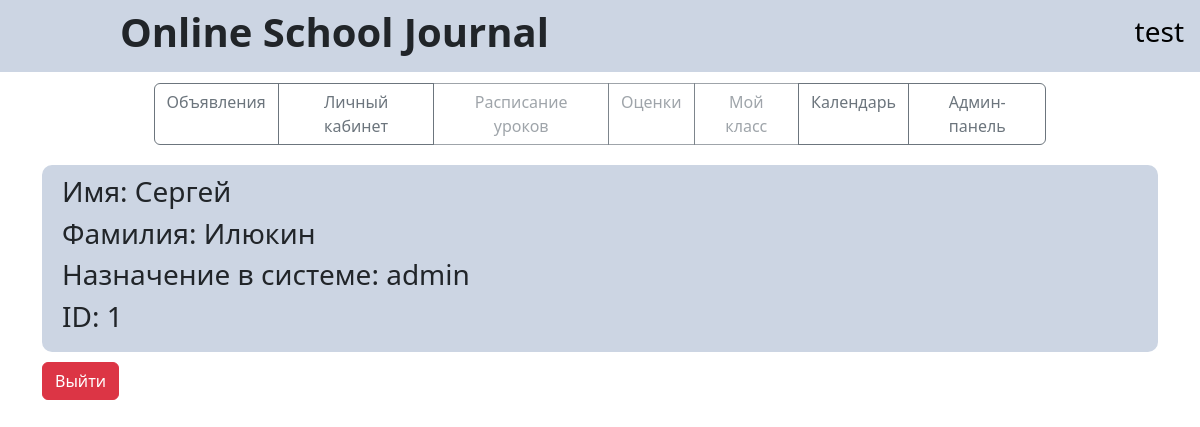
/menu/profile (signed in), run on the app's committed database.
### data/user_forming.py (models this page shows, shortened)
class User(SqlAlchemyBase, UserMixin):
    __tablename__ = 'users'
    id = sqlalchemy.Column(sqlalchemy.Integer,
                           primary_key=True, autoincrement=True)
    role = sqlalchemy.Column(sqlalchemy.String, nullable=True)
    login = sqlalchemy.Column(sqlalchemy.String, nullable=True, unique=True)
    hashed_password = sqlalchemy.Column(sqlalchemy.String, nullable=True)
    surname = sqlalchemy.Column(sqlalchemy.String, nullable=True)
    name = sqlalchemy.Column(sqlalchemy.String, nullable=True)
    age = sqlalchemy.Column(sqlalchemy.Integer, nullable=True)
    address = sqlalchemy.Column(sqlalchemy.String, nullable=True)
    modified_date = sqlalchemy.Column(sqlalchemy.DateTime,
                                      default=datetime.datetime.now)
    class_student = sqlalchemy.Column(sqlalchemy.String, nullable=True)
    marks = orm.relationship("Marks", back_populates='user')

### main.py (the view)
@app.route("/menu/profile", methods=['GET', 'POST'])
@login_required
def menu_profile():
    if current_user.is_authenticated:
        return render_template("menu_profile.html", current_user=current_user)
    return redirect("/login")

### data/db_session.py (called while the page is built)
def create_session() -> Session:
    global __factory
    return __factory()

### main.py (called while the page is built)
@login_manager.user_loader
def load_user(user_id):
    db_sess = db_session.create_session()
    return db_sess.get(User, user_id)

### templates/menu_profile.html (shortened to what this page needs)
{% extends "main.html" %}
{% block content %}
<div style="background-color: #ccd5e3; box-sizing: border-box; border-radius: 10px 10px 10px 10px; margin-top:20px; margin-bottom:10px">
    <div style="margin-left: 10px; padding: 10px 10px 10px 10px; word-wrap: normal">
<h3>Имя: {{ current_user.name }}</h3>
<h3>Фамилия: {{ current_user.surname }}</h3>
        <h3>Назначение в системе: {{ current_user.role }}</h3>
<h3>ID: {{ current_user.id }}</h3>
        </div>
</div>
<a class="btn btn-danger" href="/logout" role="button">Выйти</a>
{% endblock %}

### templates/main.html (shortened to what this page needs)
<!doctype html>
<html lang="ru">
<head>
	<link rel="stylesheet" href="/static/css/style.css">
	<link href="https://cdn.jsdelivr.net/npm/bootstrap@5.3.0/dist/css/bootstrap.min.css" rel="stylesheet"
>
</head>
<body>
	<header>
		<nav class="navbar navbar-light">
			<h1 id="title">Online School Journal</h1>
			 {% if current_user.is_authenticated %}
			 <a class="navbar-brand" href="/menu/profile"><h3>{{ current_user.login }}</h3></a>
			 {% endif %}
		</nav>
	</header>
	<main role="main" class="container">
        <div id="tabs" class="btn-group">
            <a href="/menu/ads" class="btn btn-outline-secondary">Объявления</a>
            <a href="/menu/profile" class="btn btn-outline-secondary">Личный кабинет</a>
            <a href="/menu/timetable" class="btn btn-outline-secondary disabled" aria-disabled="true">Расписание уроков</a>
            <a href="/menu/marks" class="btn btn-outline-secondary disabled" aria-disabled="true">Оценки</a>
            <a href="/menu/class" class="btn btn-outline-secondary disabled" aria-disabled="true">Мой класс</a>
            <a href="/menu/calendar" class="btn btn-outline-secondary">Календарь</a>
            {% if current_user.role == "admin" %}
            <a href="/menu/admin" class="btn btn-outline-secondary">Админ-панель</a>
            {% endif %}
        </div>
        {% block content %}{% endblock %}
    </main>
</body>
</html>

### static/css/style.css (style rules this page uses)
nav { background-color:#ccd5e3; }
#title { margin-left: 10%; font-weight: bold }
#tabs { display: flex; margin-left: 10%; margin-right: 10%; margin-top: 1% }

### data on the page
User: login "test", name "Сергей", surname "Илюкин", role "admin", id "1"
